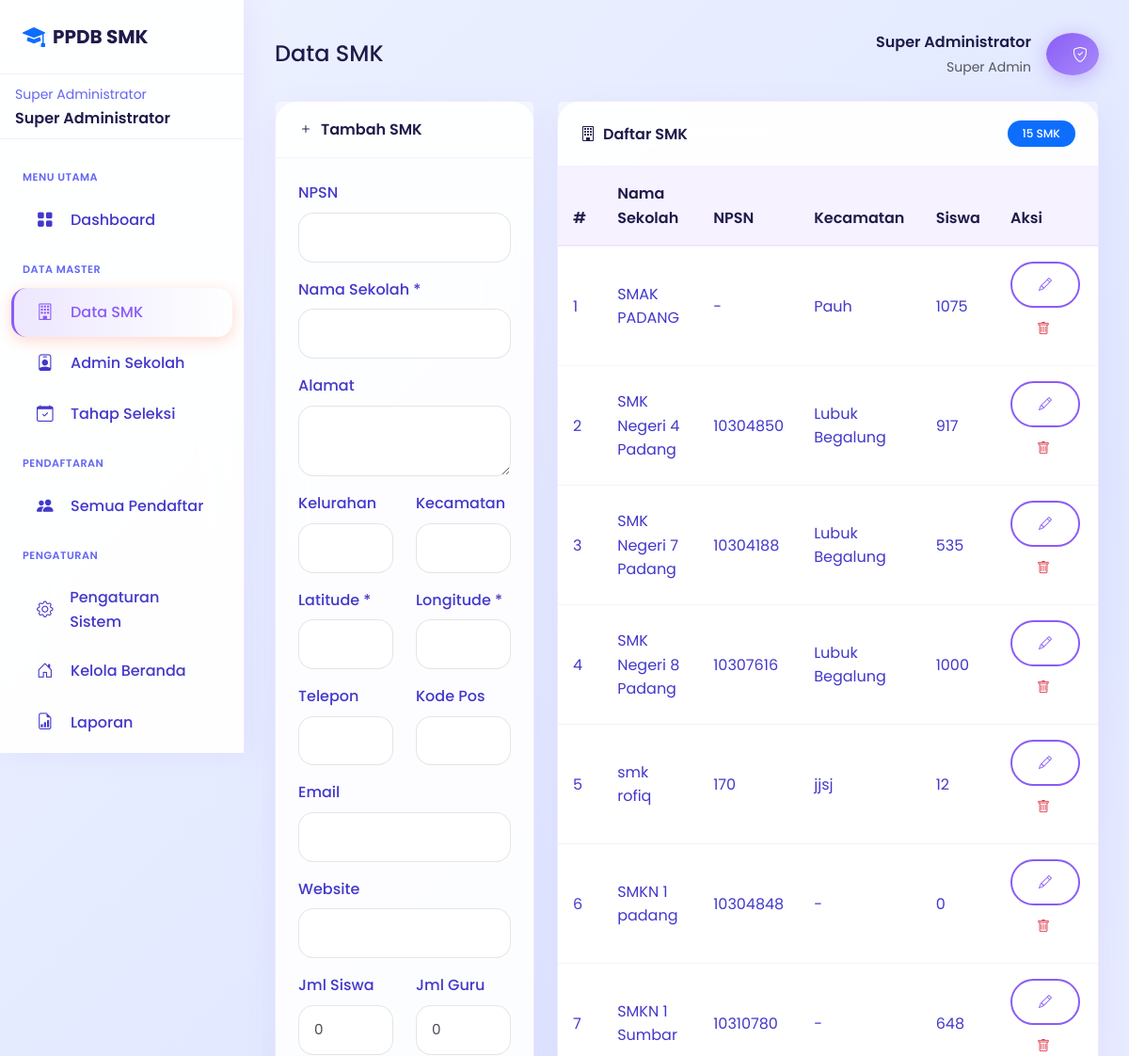
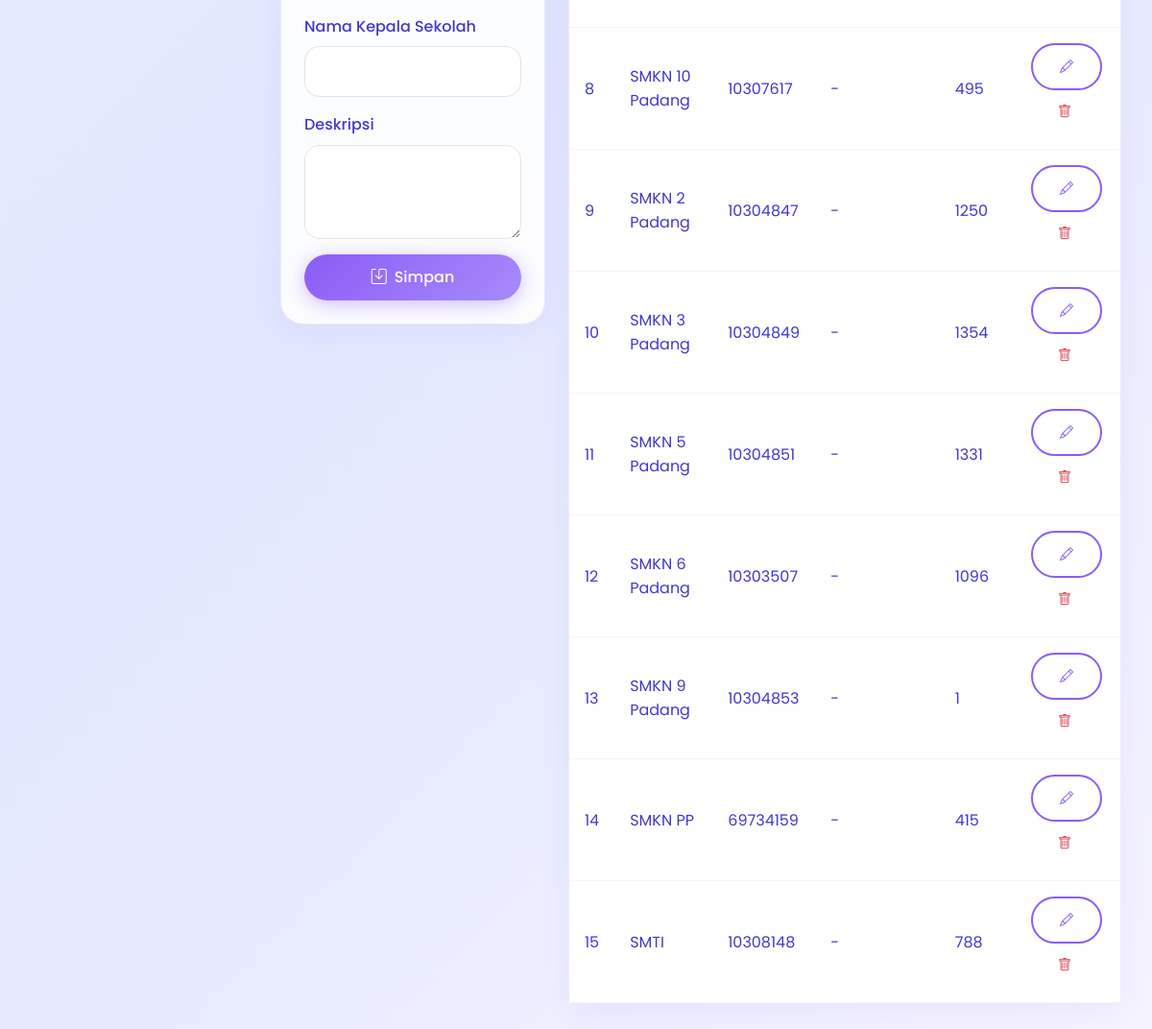
Screenshot of /superadmin/sekolah.php (signed in) with the database file from the repository (2 pictures, top to bottom).
### tables this page shows
CREATE TABLE `tb_superadmin` (
  `id_superadmin` int(11) NOT NULL,
  `username` varchar(50) NOT NULL,
  `password` varchar(255) NOT NULL,
  `nama_lengkap` varchar(100) NOT NULL,
  `email` varchar(100) NOT NULL,
  `foto` varchar(255) DEFAULT NULL,
  `last_login` timestamp NULL DEFAULT NULL,
  `created_at` timestamp NOT NULL DEFAULT current_timestamp()
);

CREATE TABLE `tb_smk` (
  `id_smk` int(11) NOT NULL,
  `npsn` varchar(20) NOT NULL,
  `nama_sekolah` varchar(200) NOT NULL,
  `alamat` text NOT NULL,
  `kelurahan` varchar(100) DEFAULT NULL,
  `kecamatan` varchar(100) DEFAULT NULL,
  `kode_pos` varchar(10) DEFAULT NULL,
  `latitude` decimal(10,8) NOT NULL,
  `longitude` decimal(11,8) NOT NULL,
  `telepon` varchar(20) DEFAULT NULL,
  `email` varchar(100) DEFAULT NULL,
  `website` varchar(150) DEFAULT NULL,
  `jumlah_siswa` int(11) NOT NULL,
  `jumlah_guru` int(11) NOT NULL,
  `nama_kepsek` varchar(100) NOT NULL,
  `foto_utama` varchar(225) NOT NULL,
  `foto_tambahan` varchar(225) NOT NULL,
  `deskripsi` text NOT NULL
);

### config/database.php (called while the page is built, shortened)
<?php
class Database {
    private static $instance = null;
    private $connection;
    private function __construct() {
        try {
            $dsn = "mysql:host=" . DB_HOST . ";dbname=" . DB_NAME . ";charset=" . DB_CHARSET;
            $options = [
                PDO::ATTR_ERRMODE => PDO::ERRMODE_EXCEPTION,
                PDO::ATTR_DEFAULT_FETCH_MODE => PDO::FETCH_ASSOC,
                PDO::ATTR_EMULATE_PREPARES => false,
                PDO::MYSQL_ATTR_INIT_COMMAND => "SET NAMES " . DB_CHARSET
            ];
            $this->connection = new PDO($dsn, DB_USER, DB_PASS, $options);
        } catch (PDOException $e) {
            die("Koneksi database gagal: " . $e->getMessage());
        }
    }
    public static function getInstance() {
        if (self::$instance === null) {
            self::$instance = new self();
        }
        return self::$instance;
    }
    public function query($sql, $params = []) {
        try {
            $stmt = $this->connection->prepare($sql);
            $stmt->execute($params);
            return $stmt;
        } catch (PDOException $e) {
            error_log("Database Query Error: " . $e->getMessage());
            throw $e;
        }
    }
    public function fetchAll($sql, $params = []) {
        $stmt = $this->query($sql, $params);
        return $stmt->fetchAll();
    }
    public function fetch($sql, $params = []) {
        $stmt = $this->query($sql, $params);
        return $stmt->fetch();
    }
}
function db() {
    return Database::getInstance();
}

### config/session.php (called while the page is built, shortened)
<?php
class Session {
    public static function get($key, $default = null) {
        return $_SESSION[$key] ?? $default;
    }
    public static function getUserId() {
        return self::get('user_id');
    }
}

### config/functions.php (called while the page is built, shortened)
<?php
require_once __DIR__ . '/database.php';
function getAllSMK()
{
    return db()->fetchAll("SELECT * FROM tb_smk ORDER BY nama_sekolah");
}

### superadmin/sekolah.php (the view, shortened to what this page needs)
<?php
$pageTitle = 'Data SMK';
require_once 'includes/header.php';
$smkList = getAllSMK();
$editData = null;
?>
<div class="row g-4">
    <div class="col-lg-4">
        <div class="card">
            <div class="card-header">
                <h6 class="mb-0"><i
                        class="bi bi-<?= $editData ? 'pencil' : 'plus' ?> me-2"></i><?= $editData ? 'Edit' : 'Tambah' ?>
                    SMK</h6>
            </div>
            <div class="card-body">
                <form method="POST">
                    <div class="mb-3">
                        <label class="form-label">NPSN</label>
                        <input type="text" name="npsn" class="form-control"
                            value="<?= htmlspecialchars($editData['npsn'] ?? '') ?>">
                    </div>
                    <div class="mb-3">
                        <label class="form-label">Nama Sekolah *</label>
                        <input type="text" name="nama_sekolah" class="form-control" required
                            value="<?= htmlspecialchars($editData['nama_sekolah'] ?? '') ?>">
                    </div>
                    <div class="mb-3">
                        <label class="form-label">Alamat</label>
                        <textarea name="alamat" class="form-control"
                            rows="2"><?= htmlspecialchars($editData['alamat'] ?? '') ?></textarea>
                    </div>
                    <div class="row mb-3">
                        <div class="col-6">
                            <label class="form-label">Kelurahan</label>
                            <input type="text" name="kelurahan" class="form-control"
                                value="<?= htmlspecialchars($editData['kelurahan'] ?? '') ?>">
                        </div>
                        <div class="col-6">
                            <label class="form-label">Kecamatan</label>
                            <input type="text" name="kecamatan" class="form-control"
                                value="<?= htmlspecialchars($editData['kecamatan'] ?? '') ?>">
                        </div>
                    </div>
                    <div class="row mb-3">
                        <div class="col-6">
                            <label class="form-label">Latitude *</label>
                            <input type="text" name="latitude" class="form-control" required
                                value="<?= $editData['latitude'] ?? '' ?>">
                        </div>
                        <div class="col-6">
                            <label class="form-label">Longitude *</label>
                            <input type="text" name="longitude" class="form-control" required
                                value="<?= $editData['longitude'] ?? '' ?>">
                        </div>
                    </div>
                    <div class="row mb-3">
                        <div class="col-6">
                            <label class="form-label">Telepon</label>
                            <input type="text" name="telepon" class="form-control"
                                value="<?= htmlspecialchars($editData['telepon'] ?? '') ?>">
                        </div>
                        <div class="col-6">
                            <label class="form-label">Kode Pos</label>
                            <input type="text" name="kode_pos" class="form-control"
                                value="<?= htmlspecialchars($editData['kode_pos'] ?? '') ?>">
                        </div>
                    </div>
                    <div class="mb-3">
                        <label class="form-label">Email</label>
                        <input type="email" name="email" class="form-control"
                            value="<?= htmlspecialchars($editData['email'] ?? '') ?>">
                    </div>
                    <div class="mb-3">
                        <label class="form-label">Website</label>
                        <input type="url" name="website" class="form-control"
                            value="<?= htmlspecialchars($editData['website'] ?? '') ?>">
                    </div>
                    <div class="row mb-3">
                        <div class="col-6">
                            <label class="form-label">Jml Siswa</label>
                            <input type="number" name="jumlah_siswa" class="form-control"
                                value="<?= $editData['jumlah_siswa'] ?? 0 ?>">
                        </div>
                        <div class="col-6">
                            <label class="form-label">Jml Guru</label>
                            <input type="number" name="jumlah_guru" class="form-control"
                                value="<?= $editData['jumlah_guru'] ?? 0 ?>">
                        </div>
                    </div>
                    <div class="mb-3">
                        <label class="form-label">Nama Kepala Sekolah</label>
                        <input type="text" name="nama_kepsek" class="form-control"
                            value="<?= htmlspecialchars($editData['nama_kepsek'] ?? '') ?>">
                    </div>
                    <div class="mb-3">
                        <label class="form-label">Deskripsi</label>
                        <textarea name="deskripsi" class="form-control"
                            rows="3"><?= htmlspecialchars($editData['deskripsi'] ?? '') ?></textarea>
                    </div>
                    <div class="d-grid gap-2">
                        <button type="submit" class="btn btn-primary">
                            <i class="bi bi-save me-2"></i><?= $editData ? 'Update' : 'Simpan' ?>
                        </button>
                    </div>
                </form>
            </div>
        </div>
    </div>
    <div class="col-lg-8">
        <div class="card">
            <div class="card-header d-flex justify-content-between align-items-center">
                <h6 class="mb-0"><i class="bi bi-building me-2"></i>Daftar SMK</h6>
                <span class="badge bg-primary"><?= count($smkList) ?> SMK</span>
            </div>
            <div class="card-body p-0">
                <div class="table-responsive">
                    <table class="table table-hover mb-0">
                        <thead>
                            <tr>
                                <th>#</th>
                                <th>Nama Sekolah</th>
                                <th>NPSN</th>
                                <th>Kecamatan</th>
                                <th>Siswa</th>
                                <th>Aksi</th>
                            </tr>
                        </thead>
                        <tbody>
                            <?php foreach ($smkList as $i => $smk): ?>
                                <tr>
                                    <td><?= $i + 1 ?></td>
                                    <td><?= htmlspecialchars($smk['nama_sekolah']) ?></td>
                                    <td><?= $smk['npsn'] ?: '-' ?></td>
                                    <td><?= htmlspecialchars($smk['kecamatan'] ?? '-') ?></td>
                                    <td><?= $smk['jumlah_siswa'] ?></td>
                                    <td>
                                        <a href="?edit=<?= $smk['id_smk'] ?>" class="btn btn-sm btn-outline-primary"><i
                                                class="bi bi-pencil"></i></a>
                                        <a href="?delete=<?= $smk['id_smk'] ?>" class="btn btn-sm btn-outline-danger"
                                            onclick="return confirm('Hapus SMK ini?')"><i class="bi bi-trash"></i></a>
                                    </td>
                                </tr>
                            <?php endforeach; ?>
                        </tbody>
                    </table>
                </div>
            </div>
        </div>
    </div>
</div>
<?php require_once 'includes/footer.php'; ?>

### superadmin/includes/header.php (shortened to what this page needs)
<?php
require_once dirname(__DIR__, 2) . '/config/database.php';
require_once dirname(__DIR__, 2) . '/config/functions.php';
require_once dirname(__DIR__, 2) . '/config/session.php';
$superadminId = Session::getUserId();
$superadmin = db()->fetch("SELECT * FROM tb_superadmin WHERE id_superadmin = ?", [$superadminId]);
$currentPage = basename($_SERVER['PHP_SELF'], '.php');
$currentDir = basename(dirname($_SERVER['PHP_SELF']));
?>
<!DOCTYPE html>
<html lang="id">
<head>
    <link href="https://cdn.jsdelivr.net/npm/bootstrap@5.3.2/dist/css/bootstrap.min.css" rel="stylesheet">
    <link href="https://cdn.jsdelivr.net/npm/bootstrap-icons@1.11.1/font/bootstrap-icons.css" rel="stylesheet">
    <link rel="stylesheet" href="<?= SITE_URL ?>/assets/css/style.css?v=<?= time() ?>">
</head>
<body>
    <aside class="sidebar">
        <div class="sidebar-header">
            <a href="<?= SITE_URL ?>" class="sidebar-brand">
                <i class="bi bi-mortarboard-fill text-primary"></i>
                PPDB SMK
            </a>
        </div>
        <div class="px-3 py-2 border-bottom border-subtle">
            <small class="text-muted">Super Administrator</small>
            <div class="fw-semibold text-truncate"><?= htmlspecialchars($superadmin['nama_lengkap']) ?></div>
        </div>
        <nav class="sidebar-menu">
            <div class="sidebar-menu-label">Menu Utama</div>
            <a href="<?= SITE_URL ?>/superadmin/index.php" class="sidebar-link <?= $currentPage === 'index' && $currentDir === 'superadmin' ? 'active' : '' ?>">
                <i class="bi bi-grid-fill"></i>
                <span>Dashboard</span>
            </a>
            <div class="sidebar-menu-label">Data Master</div>
            <a href="<?= SITE_URL ?>/superadmin/sekolah.php" class="sidebar-link <?= $currentPage === 'sekolah' ? 'active' : '' ?>">
                <i class="bi bi-building"></i>
                <span>Data SMK</span>
            </a>
            <a href="<?= SITE_URL ?>/superadmin/admin-sekolah.php" class="sidebar-link <?= $currentPage === 'admin-sekolah' ? 'active' : '' ?>">
                <i class="bi bi-person-badge"></i>
                <span>Admin Sekolah</span>
            </a>
            <a href="<?= SITE_URL ?>/superadmin/jalur.php" class="sidebar-link <?= $currentPage === 'jalur' ? 'active' : '' ?>">
                <i class="bi bi-calendar-check"></i>
                <span>Tahap Seleksi</span>
            </a>
            <div class="sidebar-menu-label">Pendaftaran</div>
            <a href="<?= SITE_URL ?>/superadmin/pendaftar.php" class="sidebar-link <?= $currentPage === 'pendaftar' ? 'active' : '' ?>">
                <i class="bi bi-people-fill"></i>
                <span>Semua Pendaftar</span>
            </a>
            <div class="sidebar-menu-label">Pengaturan</div>
            <a href="<?= SITE_URL ?>/superadmin/pengaturan.php" class="sidebar-link <?= $currentPage === 'pengaturan' ? 'active' : '' ?>">
                <i class="bi bi-gear"></i>
                <span>Pengaturan Sistem</span>
            </a>
            <a href="<?= SITE_URL ?>/superadmin/beranda.php" class="sidebar-link <?= $currentPage === 'beranda' ? 'active' : '' ?>">
                <i class="bi bi-house-door"></i>
                <span>Kelola Beranda</span>
            </a>
            <a href="<?= SITE_URL ?>/superadmin/laporan.php" class="sidebar-link <?= $currentPage === 'laporan' ? 'active' : '' ?>">
                <i class="bi bi-file-earmark-bar-graph"></i>
                <span>Laporan</span>
            </a>
            <div class="sidebar-menu-label">Akun</div>
        </nav>
    </aside>
    <main class="main-content">
        <div class="d-flex justify-content-between align-items-center mb-4">
            <div>
                <h4 class="mb-0 d-inline"><?= $pageTitle ?? 'Dashboard' ?></h4>
            </div>
            <div class="d-flex align-items-center gap-3">
                <div class="text-end d-none d-md-block">
                    <div class="fw-semibold"><?= htmlspecialchars($superadmin['nama_lengkap']) ?></div>
                    <small class="text-muted">Super Admin</small>
                </div>
                <div class="dropdown">
                    <button class="btn btn-primary rounded-circle" data-bs-toggle="dropdown" style="width:45px;height:45px;">
                        <i class="bi bi-shield-check"></i>
                    </button>
                </div>
            </div>
        </div>

### rows the page displays
tb_superadmin: nama_lengkap "Super Administrator"
tb_smk: nama_sekolah "SMAK PADANG", npsn "-", kecamatan "Pauh", jumlah_siswa "1075"
tb_smk: nama_sekolah "SMK Negeri 4 Padang", npsn "10304850", kecamatan "Lubuk Begalung", jumlah_siswa "917"
tb_smk: nama_sekolah "SMK Negeri 7 Padang", npsn "10304188", kecamatan "Lubuk Begalung", jumlah_siswa "535"
tb_smk: nama_sekolah "SMK Negeri 8 Padang", npsn "10307616", kecamatan "Lubuk Begalung", jumlah_siswa "1000"
tb_smk: nama_sekolah "smk rofiq", npsn "170", kecamatan "jjsj", jumlah_siswa "12"
tb_smk: nama_sekolah "SMKN 1 padang", npsn "10304848", kecamatan "-", jumlah_siswa "0"
tb_smk: nama_sekolah "SMKN 1 Sumbar", npsn "10310780", kecamatan "-", jumlah_siswa "648"
tb_smk: nama_sekolah "SMKN 10 Padang", npsn "10307617", kecamatan "-", jumlah_siswa "495"
tb_smk: nama_sekolah "SMKN 2 Padang", npsn "10304847", kecamatan "-", jumlah_siswa "1250"
tb_smk: nama_sekolah "SMKN 3 Padang", npsn "10304849", kecamatan "-", jumlah_siswa "1354"
tb_smk: nama_sekolah "SMKN 5 Padang", npsn "10304851", kecamatan "-", jumlah_siswa "1331"
tb_smk: nama_sekolah "SMKN 6 Padang", npsn "10303507", kecamatan "-", jumlah_siswa "1096"
tb_smk: nama_sekolah "SMKN 9 Padang", npsn "10304853", kecamatan "-", jumlah_siswa "1"
tb_smk: nama_sekolah "SMKN PP", npsn "69734159", kecamatan "-", jumlah_siswa "415"
tb_smk: nama_sekolah "SMTI", npsn "10308148", kecamatan "-", jumlah_siswa "788"

### other values shown
$pageTitle "Data SMK"
count($smkList) "15"
